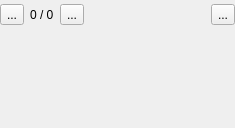
<?xml version="1.0" encoding="UTF-8"?>
<ui version="4.0">
 <class>InfoEventStackWidget</class>
 <widget class="QWidget" name="InfoEventStackWidget">
  <property name="geometry">
   <rect>
    <x>0</x>
    <y>0</y>
    <width>235</width>
    <height>128</height>
   </rect>
  </property>
  <property name="windowTitle">
   <string notr="true">Form</string>
  </property>
  <layout class="QVBoxLayout" name="verticalLayout">
   <property name="leftMargin">
    <number>0</number>
   </property>
   <property name="topMargin">
    <number>4</number>
   </property>
   <property name="rightMargin">
    <number>0</number>
   </property>
   <property name="bottomMargin">
    <number>4</number>
   </property>
   <item>
    <layout class="QHBoxLayout" name="horizontalLayout">
     <item>
      <widget class="QToolButton" name="previousButton">
       <property name="text">
        <string>...</string>
       </property>
       <property name="icon">
        <iconset resource="application.qrc">
         <normaloff>:/images/go-previous.png</normaloff>:/images/go-previous.png</iconset>
       </property>
      </widget>
     </item>
     <item>
      <widget class="QLabel" name="pageLabel">
       <property name="text">
        <string>0 / 0</string>
       </property>
      </widget>
     </item>
     <item>
      <widget class="QToolButton" name="nextButton">
       <property name="text">
        <string>...</string>
       </property>
       <property name="icon">
        <iconset resource="application.qrc">
         <normaloff>:/images/go-next.png</normaloff>:/images/go-next.png</iconset>
       </property>
      </widget>
     </item>
     <item>
      <spacer name="horizontalSpacer">
       <property name="orientation">
        <enum>Qt::Horizontal</enum>
       </property>
       <property name="sizeHint" stdset="0">
        <size>
         <width>40</width>
         <height>20</height>
        </size>
       </property>
      </spacer>
     </item>
     <item>
      <widget class="QToolButton" name="closeButton">
       <property name="text">
        <string>...</string>
       </property>
       <property name="icon">
        <iconset resource="application.qrc">
         <normaloff>:/images/application-exit.png</normaloff>:/images/application-exit.png</iconset>
       </property>
      </widget>
     </item>
    </layout>
   </item>
   <item>
    <widget class="QStackedWidget" name="stackedWidget"/>
   </item>
  </layout>
 </widget>
 <resources>
  <include location="application.qrc"/>
 </resources>
 <connections/>
</ui>
